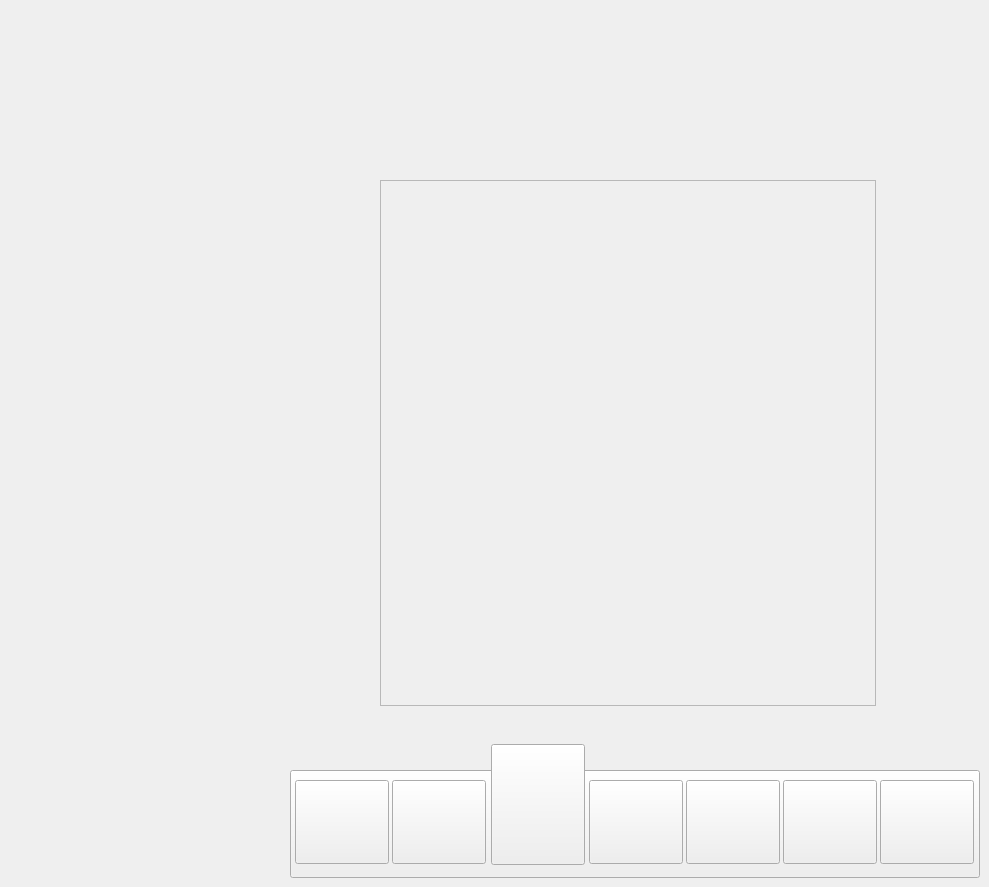
     <widget class="QWidget" name="NULL_3">
      <widget class="QPushButton" name="OS_RS04">
       <property name="geometry">
        <rect>
         <x>295</x>
         <y>780</y>
         <width>94</width>
         <height>84</height>
        </rect>
       </property>
       <property name="styleSheet">
        <string notr="true">border-image: url(:/PNG/Asset 7.png);</string>
       </property>
       <property name="text">
        <string/>
       </property>
      </widget>
      <widget class="QPushButton" name="M_RS04">
       <property name="geometry">
        <rect>
         <x>589</x>
         <y>780</y>
         <width>94</width>
         <height>84</height>
        </rect>
       </property>
       <property name="styleSheet">
        <string notr="true">border-image: url(:/PNG/Asset 10.png);</string>
       </property>
       <property name="text">
        <string/>
       </property>
      </widget>
      <widget class="QPushButton" name="ES_RS04">
       <property name="geometry">
        <rect>
         <x>783</x>
         <y>780</y>
         <width>94</width>
         <height>84</height>
        </rect>
       </property>
       <property name="styleSheet">
        <string notr="true">border-image: url(:/PNG/Asset 12.png);</string>
       </property>
       <property name="text">
        <string/>
       </property>
      </widget>
      <widget class="QPushButton" name="NS_RS04">
       <property name="geometry">
        <rect>
         <x>686</x>
         <y>780</y>
         <width>94</width>
         <height>84</height>
        </rect>
       </property>
       <property name="styleSheet">
        <string notr="true">border-image: url(:/PNG/Asset 11.png);</string>
       </property>
       <property name="text">
        <string/>
       </property>
      </widget>
      <widget class="QPushButton" name="DS_RS04">
       <property name="geometry">
        <rect>
         <x>392</x>
         <y>780</y>
         <width>94</width>
         <height>84</height>
        </rect>
       </property>
       <property name="styleSheet">
        <string notr="true">border-image: url(:/PNG/Asset 8.png);</string>
       </property>
       <property name="text">
        <string/>
       </property>
      </widget>
      <widget class="QPushButton" name="SolidBG_4">
       <property name="geometry">
        <rect>
         <x>290</x>
         <y>770</y>
         <width>690</width>
         <height>108</height>
        </rect>
       </property>
       <property name="styleSheet">
        <string notr="true">border-image: url(:/PNG/Asset 2.png);</string>
       </property>
       <property name="text">
        <string/>
       </property>
      </widget>
      <widget class="QPushButton" name="RS_RS04">
       <property name="geometry">
        <rect>
         <x>491</x>
         <y>744</y>
         <width>94</width>
         <height>121</height>
        </rect>
       </property>
       <property name="styleSheet">
        <string notr="true">border-image: url(:/PNG/34t.png);</string>
       </property>
       <property name="text">
        <string/>
       </property>
      </widget>
      <widget class="QPushButton" name="SS_RS04">
       <property name="geometry">
        <rect>
         <x>880</x>
         <y>780</y>
         <width>94</width>
         <height>84</height>
        </rect>
       </property>
       <property name="styleSheet">
        <string notr="true">border-image: url(:/PNG/Asset 13.png);</string>
       </property>
       <property name="text">
        <string/>
       </property>
      </widget>
      <widget class="QFrame" name="frame_75">
       <property name="geometry">
        <rect>
         <x>380</x>
         <y>180</y>
         <width>496</width>
         <height>526</height>
        </rect>
       </property>
       <property name="styleSheet">
        <string notr="true">border-image: url(:/PNG/Asset 23.png);</string>
       </property>
       <property name="frameShape">
        <enum>QFrame::Shape::StyledPanel</enum>
       </property>
       <property name="frameShadow">
        <enum>QFrame::Shadow::Raised</enum>
       </property>
      </widget>
      <zorder>SolidBG_4</zorder>
      <zorder>OS_RS04</zorder>
      <zorder>M_RS04</zorder>
      <zorder>ES_RS04</zorder>
      <zorder>NS_RS04</zorder>
      <zorder>DS_RS04</zorder>
      <zorder>RS_RS04</zorder>
      <zorder>SS_RS04</zorder>
      <zorder>frame_75</zorder>
     </widget>
